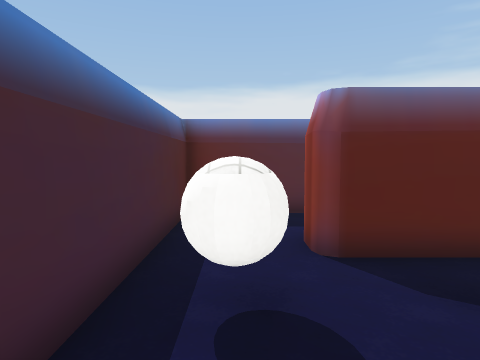
[1] (above)

24 first-person views from a walk through a scene from a Unity 3-D project. The camera is 1.4 m above the floor, tilts 4° down and sees 75° across. The floor is counted in squares, 1 m on a side. Each view is taken from the middle of a square. On the plan, view 1 faces up. The plan holds only what a view shows up to about 14 squares ahead; the rest is blank. The place goes on beyond the plan. Some surface patterns are stand-ins.

[2]
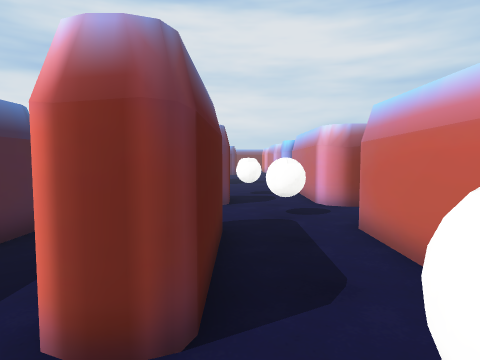

[3]
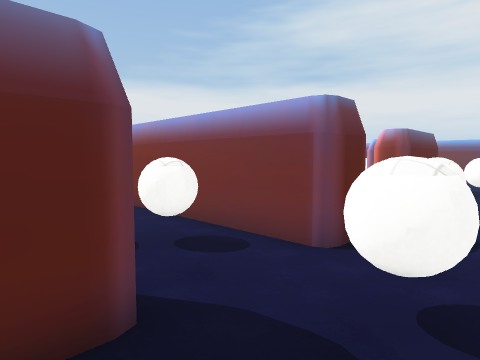

[4]
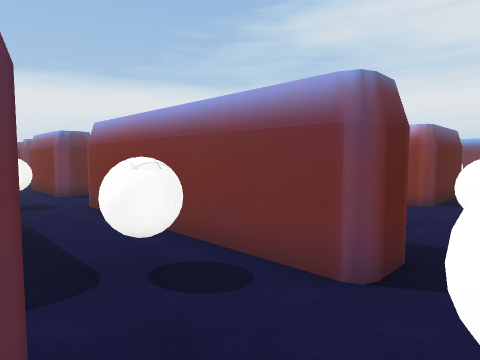

[5]
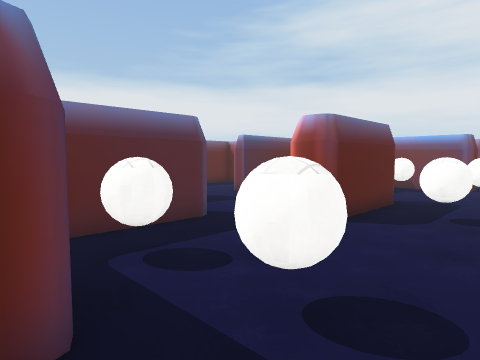

[6]
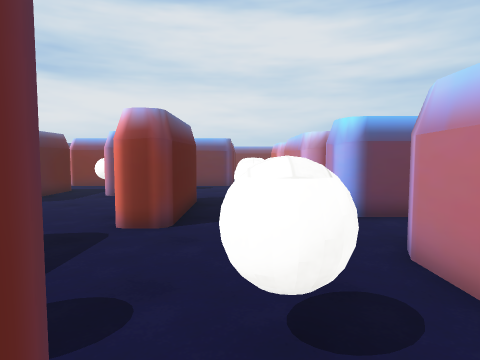

[7]
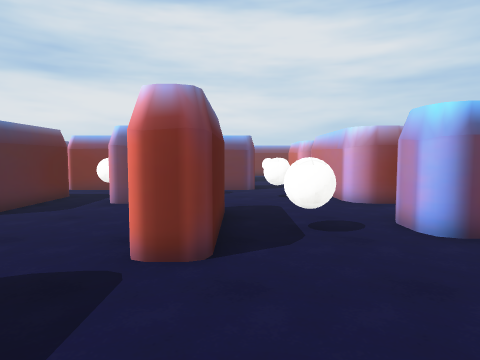

[8]
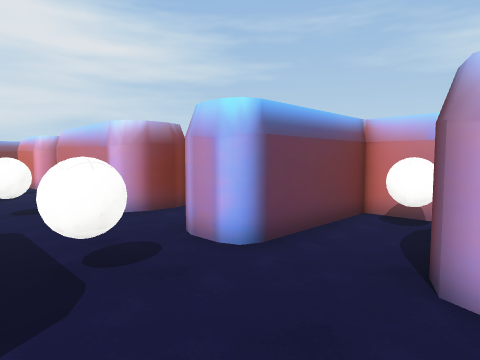

[9]
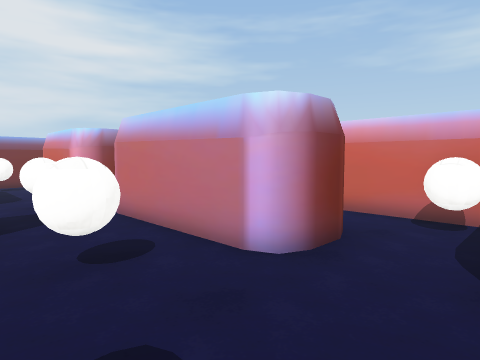

[10]
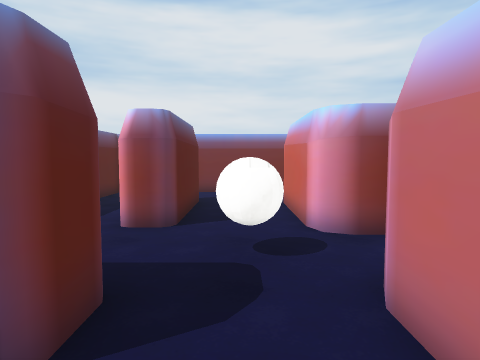

[11]
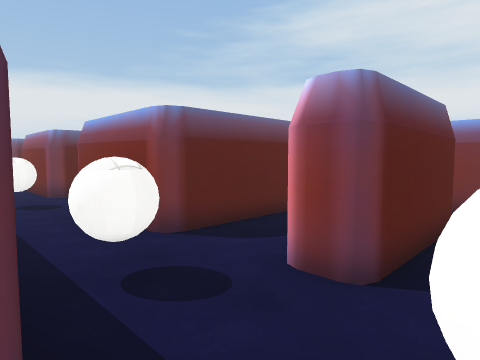

[12]
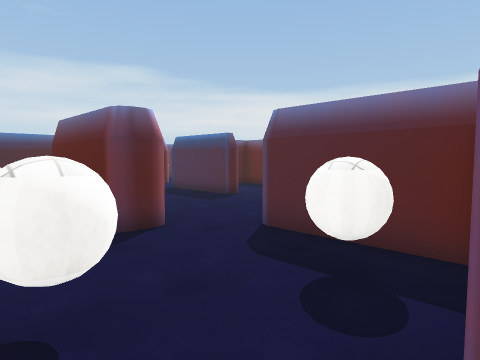

[13]
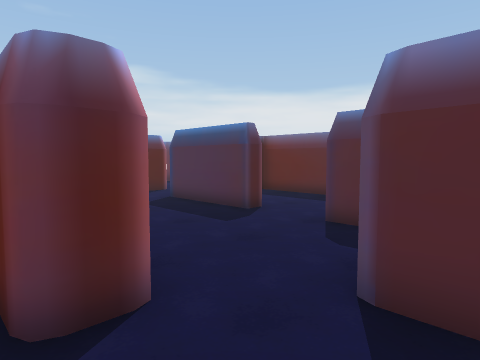

[14]
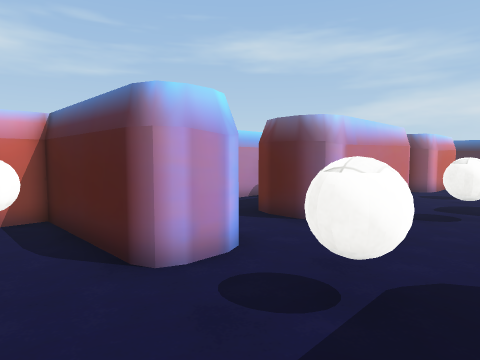

[15]
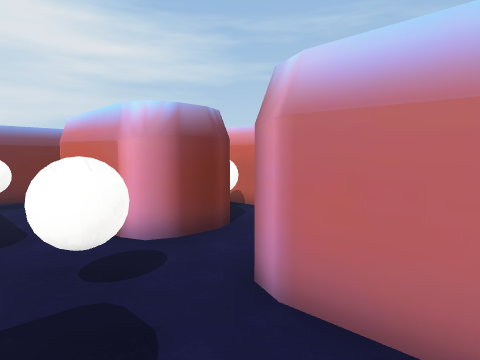

[16]
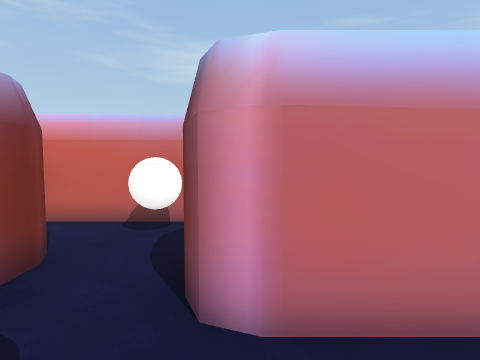

[17]
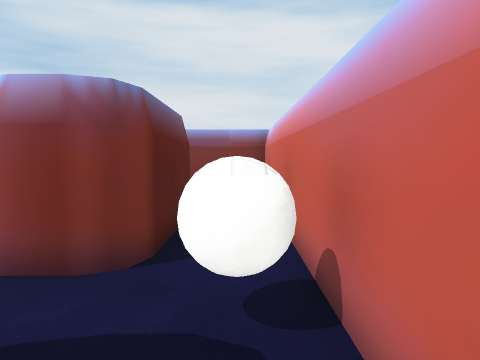

[18]
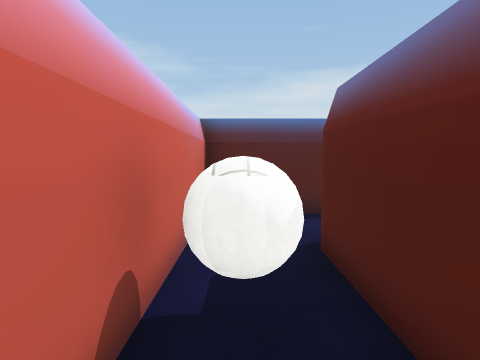

[19]
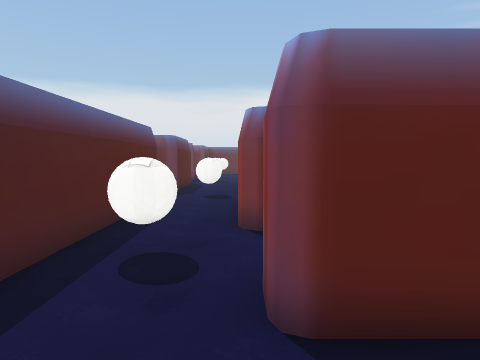

[20]
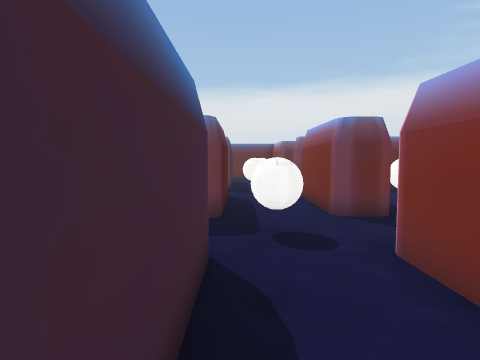

[21]
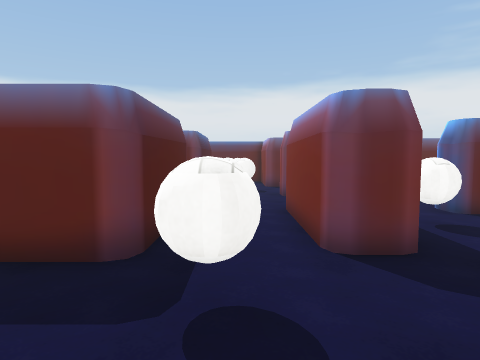

[22]
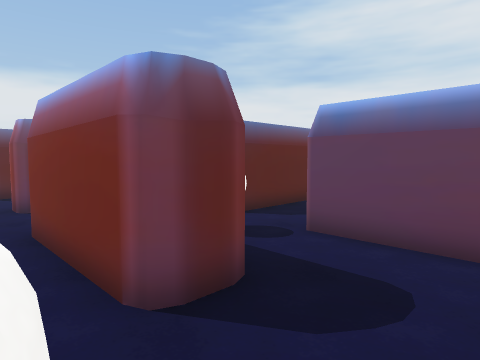

[23]
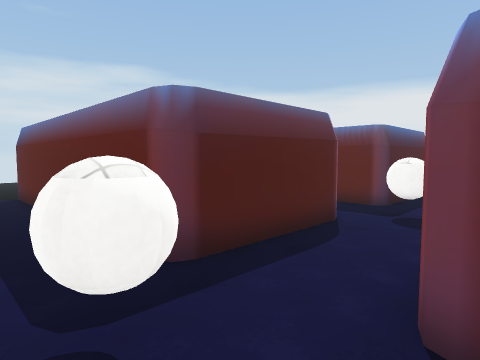

[24]
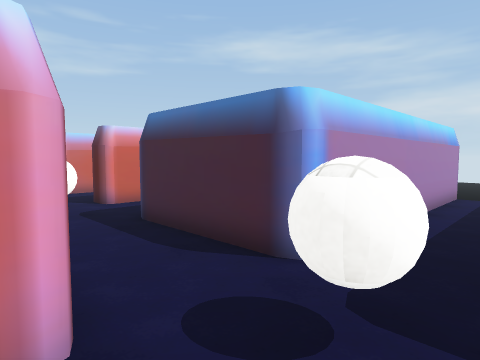

### Floor plan
Key: @ floor where view 1 was taken; # wall or solid block; . floor; v drop or lower ground; O other object.
Columns run from 4 left of view 1 to 35 right of it. Each row starts with its distance up from view 1.
 21          .OO..
 20          ##..O  .#
 19           #..O ..####            #
 18           #..O O....             #
 17           #..O O...             .#
 16           #..OO.#####        OO..#
 15 v######### .....# ...         O..##
 14   ........OO....# ....         OO.
 13 v......  .......#  ....      #  O
 12  #########...##.##  #..#     ## .#
 11          #...# ..####..####OO##..#
 10          #...#   ..........OO #..#
  9          #...#     ......#    #..#
  8    #######...######......###### .#######
  7   #  ......O.##............OO #OO.....
  6   #. ......O.##O...OOOOO...O.##.O...
  5   #. OOOOO...##..............##..OOOOO
  4   #............OO....O....O.............
  3   #.O......O...O.....O....O....OO.....OO
  2   #.....................................
  1       OOOOO.OOOOOOO..##..OOOOOO..OOOOO
  0     @       O     O..##..O     ..O
 -1                  O...##...OOO  ...OOO
 -2                 .. O.##OO..OO..OO.OO
 -3                ##  ####################O
 -4                                        O
 -5                                        O

Positions as (right, up) in squares from view 1, and headings:
1: (0, 0), facing up
2: (-1, 4), facing right
3: (4, 2), facing up-right
4: (5, 3), facing up-right
5: (9, 2), facing up-right
6: (9, 4), facing right
7: (11, 5), facing right
8: (13, 5), facing down-right
9: (18, 5), facing down-right
10: (23, 3), facing right
11: (26, 3), facing up-right
12: (25, 3), facing up-left
13: (22, 5), facing up-left
14: (20, 5), facing down-left
15: (24, 4), facing down-right
16: (26, 4), facing down
17: (25, -2), facing right
18: (26, -2), facing left
19: (29, 2), facing up
20: (6, 8), facing up
21: (7, 11), facing up
22: (7, 13), facing up-right
23: (9, 13), facing up-left
24: (9, 15), facing down-left
